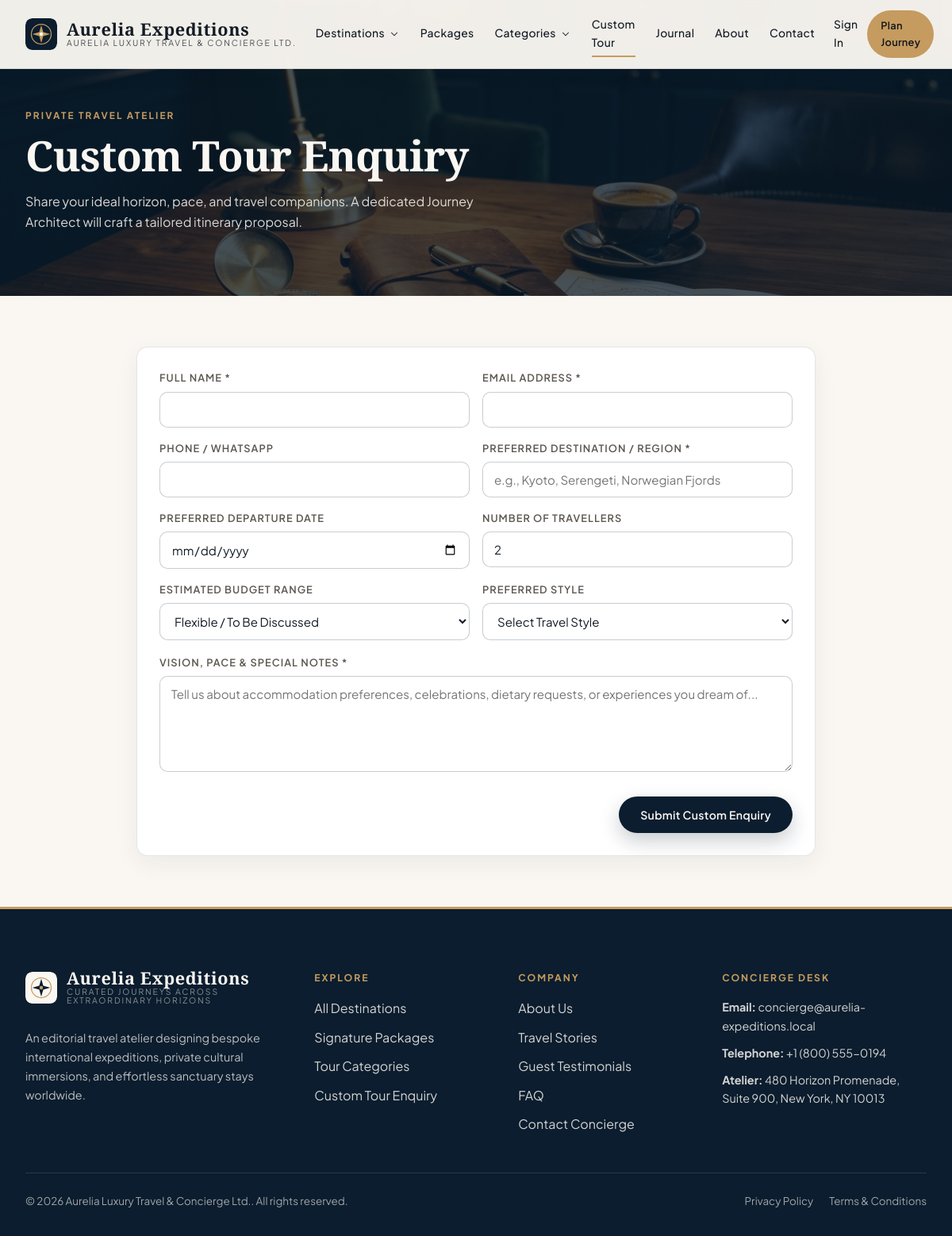
The page /custom-enquiry on the database its author committed.
### tables this page shows
CREATE TABLE `website_menus` (
  `id` INT UNSIGNED NOT NULL AUTO_INCREMENT,
  `location` ENUM('header','footer_explore','footer_company','footer_legal') NOT NULL DEFAULT 'header',
  `parent_id` INT UNSIGNED NULL,
  `label` VARCHAR(80) NOT NULL,
  `url` VARCHAR(255) NOT NULL,
  `sort_order` INT NOT NULL DEFAULT 0,
  `is_active` TINYINT(1) NOT NULL DEFAULT 1,
  `open_new_tab` TINYINT(1) NOT NULL DEFAULT 0,
  `created_at` TIMESTAMP NOT NULL DEFAULT CURRENT_TIMESTAMP,
  `updated_at` TIMESTAMP NOT NULL DEFAULT CURRENT_TIMESTAMP ON UPDATE CURRENT_TIMESTAMP,
  PRIMARY KEY (`id`),
  CONSTRAINT `fk_menu_parent` FOREIGN KEY (`parent_id`) REFERENCES `website_menus` (`id`) ON DELETE CASCADE
);

### views/frontend/custom-enquiry.php (the view, shortened to what the rows shown need)
<section class="page-hero">
    <img src="<?= e(upload_url('media/custom-atelier.jpg')) ?>" alt="Custom Tour Enquiry" class="page-hero-bg">
    <div class="container-editorial">
        <span class="section-eyebrow">Private Travel Atelier</span>
        <h1>Custom Tour Enquiry</h1>
        <p style="max-width:620px;opacity:0.86;">Share your ideal horizon, pace, and travel companions. A dedicated Journey Architect will craft a tailored itinerary proposal.</p>
    </div>
</section>
<section class="section-pad-sm">
    <div class="container-editorial" style="max-width:920px;">
        <div class="surface-card">
            <form method="POST" action="<?= url('/custom-enquiry') ?>">
                <div class="form-row-2">
                    <div>
                        <label class="form-label-editorial">Full Name *</label>
                        <input type="text" name="full_name" required class="form-control-editorial"
                               value="<?= e(old('full_name', $user ? ($user['first_name'] . ' ' . $user['last_name']) : '')) ?>">
                    </div>
                    <div>
                        <label class="form-label-editorial">Email Address *</label>
                        <input type="email" name="email" required class="form-control-editorial"
                               value="<?= e(old('email', $user['email'] ?? '')) ?>">
                    </div>
                    <div>
                        <label class="form-label-editorial">Phone / WhatsApp</label>
                        <input type="text" name="phone" class="form-control-editorial"
                               value="<?= e(old('phone', $user['phone'] ?? '')) ?>">
                    </div>
                    <div>
                        <label class="form-label-editorial">Preferred Destination / Region *</label>
                        <input type="text" name="destination_interest" required class="form-control-editorial"
                               placeholder="e.g., Kyoto, Serengeti, Norwegian Fjords"
                               value="<?= e(old('destination_interest', $_GET['destination'] ?? '')) ?>">
                    </div>
                    <div>
                        <label class="form-label-editorial">Preferred Departure Date</label>
                        <input type="date" name="travel_date" class="form-control-editorial" value="<?= e(old('travel_date')) ?>">
                    </div>
                    <div>
                        <label class="form-label-editorial">Number of Travellers</label>
                        <input type="number" min="1" max="40" name="travellers_count" class="form-control-editorial" value="<?= e(old('travellers_count', '2')) ?>">
                    </div>
                    <div>
                        <label class="form-label-editorial">Estimated Budget Range</label>
                        <select name="budget_range" class="form-control-editorial">
                            <option value="">Flexible / To Be Discussed</option>
                        </select>
                    </div>
                    <div>
                        <label class="form-label-editorial">Preferred Style</label>
                        <select class="form-control-editorial" onchange="document.getElementById('enquiry-msg').value = 'Travel style: ' + this.value + '\n' + document.getElementById('enquiry-msg').value;">
                            <option value="">Select Travel Style</option>
                        </select>
                    </div>
                </div>
                <div style="margin-top:18px;">
                    <label class="form-label-editorial">Vision, Pace &amp; Special Notes *</label>
                    <textarea id="enquiry-msg" name="message" rows="5" required class="form-control-editorial"
                              placeholder="Tell us about accommodation preferences, celebrations, dietary requests, or experiences you dream of..."><?= e(old('message', $preselectedStyle ? "Preferred travel style: {$preselectedStyle}\n" : '')) ?></textarea>
                </div>
                <div style="margin-top:24px;display:flex;justify-content:flex-end;">
                    <button type="submit" class="btn-brand btn-brand-primary">Submit Custom Enquiry</button>
                </div>
            </form>
        </div>
    </div>
</section>

### core/Router.php (shortened to what the rows shown need)
<?php
class Router
{
    private array $routes = [];
    public function addRoute(string $method, string $path, callable|array $handler, array $middleware = []): void
    {
        $normalized = '/' . trim($path, '/');
        if ($normalized !== '/') {
            $normalized = rtrim($normalized, '/');
        }
        $pattern = preg_replace('#\{([a-zA-Z_][a-zA-Z0-9_]*)\}#', '(?P<$1>[^/]+)', $normalized);
        $regex = '#^' . $pattern . '$#';
        $this->routes[] = [
            'method' => strtoupper($method),
            'path' => $normalized,
            'regex' => $regex,
            'handler' => $handler,
            'middleware' => $middleware,
        ];
    }
    public function dispatch(string $requestUri, string $requestMethod): void
    {
        $path = parse_url($requestUri, PHP_URL_PATH) ?? '/';
        $basePath = base_path();
        if ($basePath !== '' && str_starts_with($path, $basePath)) {
            $path = substr($path, strlen($basePath));
        }
        $path = '/' . trim($path, '/');
        if ($path !== '/') {
            $path = rtrim($path, '/');
        }
        $method = strtoupper($requestMethod);
        foreach ($this->routes as $route) {
            if ($route['method'] !== $method) {
                continue;
            }
            if (preg_match($route['regex'], $path, $matches)) {
                $params = [];
                $handler = $route['handler'];
                if (is_array($handler)) {
                    [$controllerClass, $action] = $handler;
                    $controller = new $controllerClass();
                    $controller->$action($params);
                    return;
                }
                return;
            }
        }
    }
}

### views/partials/frontend-header.php (shortened to what the rows shown need)
<?php
$cmsModel = new \App\Models\Cms();
$headerMenus = $cmsModel->menus('header');
$currentUser = \Core\Auth::user();
$isSolid = $isSolidHeader ?? false;
?>
<header class="site-header <?= $isSolid ? 'header-solid' : '' ?>">
    <div class="container-editorial header-inner">
        <a href="<?= url('/') ?>" class="brand-lockup" aria-label="<?= e(brand('website_name')) ?>">
            <img src="<?= e($isSolid ? brand_logo('primary') : brand_logo('light')) ?>" alt="<?= e(brand('website_name')) ?>">
            <div class="brand-wordmark">
                <strong><?= e(brand('website_name')) ?></strong>
                <span><?= e(brand('company_name')) ?></span>
            </div>
        </a>
        <nav class="nav-primary" aria-label="Main Navigation">
            <?php foreach ($headerMenus as $menu):
                $hasMega = in_array($menu['url'], ['/destinations', '/categories'], true);
            ?>
                <div class="nav-item">
                    <a href="<?= url($menu['url']) ?>" class="nav-link <?= is_active_nav($menu['url']) ?>">
                        <?= e($menu['label']) ?>
                        <?php if ($hasMega): ?>
                            <?= svg_icon('chevron-down', 14) ?>
                        <?php endif; ?>
                    </a>
                </div>
            <?php endforeach; ?>
        </nav>
        <div class="header-actions">
            <?php if ($currentUser): ?>
                <a href="<?= e(\Core\Auth::dashboardUrl($currentUser)) ?>" class="btn-brand btn-brand-accent btn-sm-pill">
                    My Portal
                </a>
            <?php else: ?>
                <a href="<?= url('/login') ?>" class="nav-link" style="font-size:0.86rem;">Sign In</a>
                <a href="<?= url('/custom-enquiry') ?>" class="btn-brand btn-brand-accent btn-sm-pill">Plan Journey</a>
            <?php endif; ?>
        </div>
    </div>
</header>

### views/partials/icons.php (shortened to what the rows shown need)
<?php
function svg_icon(string $name, int $size = 18, string $class = ''): string
{
    $attrs = sprintf('width="%d" height="%d" viewBox="0 0 24 24" fill="none" stroke="currentColor" stroke-width="1.8" stroke-linecap="round" stroke-linejoin="round" class="icon-svg %s"', $size, $size, e($class));
    return "<svg {$attrs}>{$paths}</svg>";
}

### views/partials/frontend-footer.php (shortened to what the rows shown need)
<?php
$cmsModel = new \App\Models\Cms();
$exploreLinks = $cmsModel->menus('footer_explore');
$companyLinks = $cmsModel->menus('footer_company');
$legalLinks = $cmsModel->menus('footer_legal');
?>
<footer class="site-footer">
    <div class="container-editorial">
        <div class="footer-grid">
            <div>
                <a href="<?= url('/') ?>" class="brand-lockup" style="margin-bottom:16px;">
                    <img src="<?= e(brand_logo('light')) ?>" alt="<?= e(brand('website_name')) ?>">
                    <div class="brand-wordmark">
                        <strong style="color:#FAF7F2;"><?= e(brand('website_name')) ?></strong>
                        <span style="color:rgba(250,247,242,0.7);"><?= e(brand('website_tagline')) ?></span>
                    </div>
                </a>
                <p style="font-size:0.9rem;color:rgba(250,247,242,0.74);max-width:340px;">
                    <?= e(brand('company_description')) ?>
                </p>
            </div>
            <div>
                <div class="footer-heading">Explore</div>
                <ul class="footer-links">
                    <?php foreach ($exploreLinks as $link): ?>
                        <li><a href="<?= url($link['url']) ?>"><?= e($link['label']) ?></a></li>
                    <?php endforeach; ?>
                </ul>
            </div>
            <div>
                <div class="footer-heading">Company</div>
                <ul class="footer-links">
                    <?php foreach ($companyLinks as $link): ?>
                        <li><a href="<?= url($link['url']) ?>"><?= e($link['label']) ?></a></li>
                    <?php endforeach; ?>
                </ul>
            </div>
            <div>
                <div class="footer-heading">Concierge Desk</div>
                <ul class="footer-links" style="font-size:0.9rem;">
                    <li><strong>Email:</strong> <a href="mailto:<?= e(brand('contact_email')) ?>"><?= e(brand('contact_email')) ?></a></li>
                    <li><strong>Telephone:</strong> <a href="tel:<?= e(brand('contact_number')) ?>"><?= e(brand('contact_number')) ?></a></li>
                    <li><strong>Atelier:</strong> <?= e(brand('company_address')) ?></li>
                </ul>
            </div>
        </div>
        <div class="footer-bottom">
            <div>&copy; <?= date('Y') ?> <?= e(brand('company_name')) ?>. All rights reserved.</div>
            <div style="display:flex;gap:20px;">
                <?php foreach ($legalLinks as $link): ?>
                    <a href="<?= url($link['url']) ?>"><?= e($link['label']) ?></a>
                <?php endforeach; ?>
            </div>
        </div>
    </div>
</footer>

### rows shown on the page
website_menus: label "Destinations"
website_menus: label "Packages"
website_menus: label "Categories"
website_menus: label "Custom Tour"
website_menus: label "Journal"
website_menus: label "About"
website_menus: label "Contact"
website_menus: label "All Destinations"
website_menus: label "Signature Packages"
website_menus: label "Tour Categories"
website_menus: label "Custom Tour Enquiry"
website_menus: label "About Us"
website_menus: label "Travel Stories"
website_menus: label "Guest Testimonials"
website_menus: label "FAQ"
website_menus: label "Contact Concierge"
website_menus: label "Privacy Policy"
website_menus: label "Terms & Conditions"
